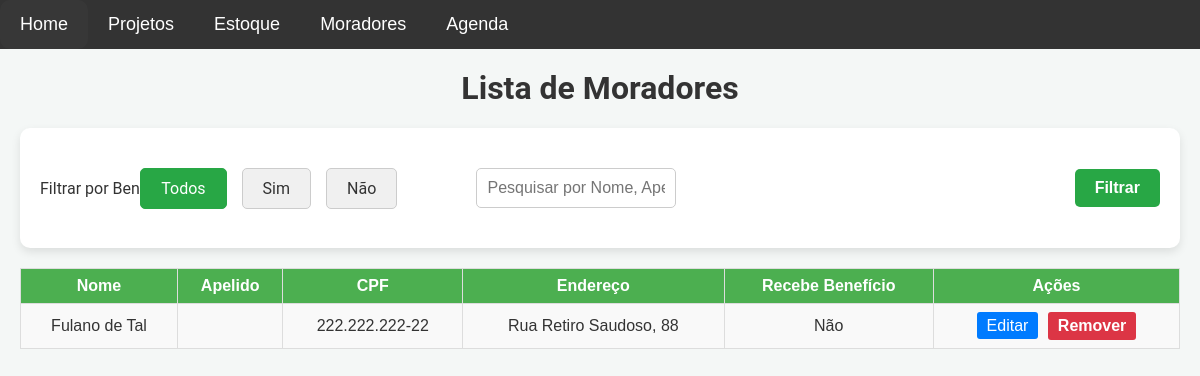
Before: /listar_moradores with the older database file.
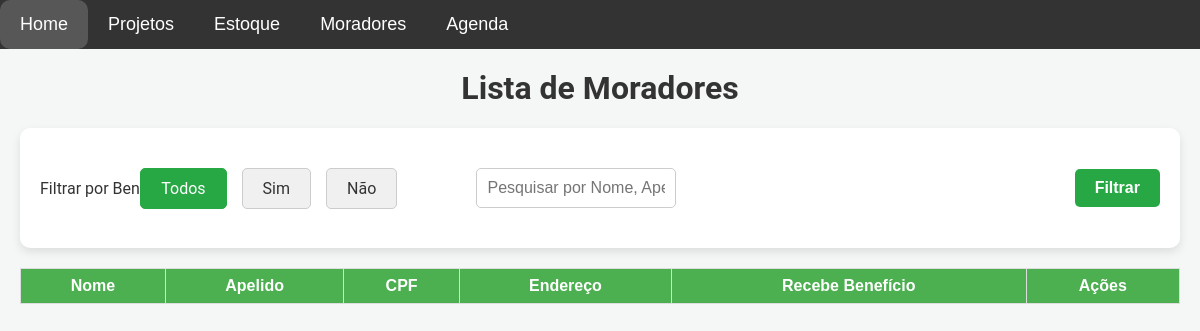
After: the same page with the newer database file.
### models.py (models this page shows)
class Morador(db.Model):
    id = db.Column(db.Integer, primary_key=True)
    nome = db.Column(db.String(100), nullable=False)
    cpf = db.Column(db.String(14), nullable=False, unique=True)  # CPF com formato XXX.XXX.XXX-XX
    apelido = db.Column(db.String(50), nullable=True)
    endereco = db.Column(db.String(200), nullable=False)
    beneficio = db.Column(db.Boolean, default=False)  # True para 'Sim', False para 'Não'

### app.py (the view)
@app.route('/listar_moradores', methods=['GET'])
def listar_moradores():
    beneficio_filtro = request.args.get('beneficio')
    busca = request.args.get('busca', '').strip()
    query = Morador.query
    if beneficio_filtro == 'sim':
        query = query.filter_by(beneficio=True)
    elif beneficio_filtro == 'nao':
        query = query.filter_by(beneficio=False)
    if busca:
        query = query.filter(
            Morador.nome.ilike(f'%{busca}%') |
            Morador.apelido.ilike(f'%{busca}%') |
            Morador.cpf.ilike(f'%{busca}%')
        )
    moradores = query.all()
    return render_template('listar_moradores.html', moradores=moradores)

### templates/listar_moradores.html (shortened to what this page needs)
{% extends 'base.html' %}
{% block content %}
    <h1>Lista de Moradores</h1>
    <form method="GET"  id="formmoradores">
        <label>Filtrar por Benefício:</label>
        <div class="filter-buttons">
            <label for="todos" class="btn-filter">Todos</label>
            <label for="sim" class="btn-filter">Sim</label>
            <label for="nao" class="btn-filter">Não</label>
        </div>
        <div class="search-bar_moradores">
            <input type="text" name="busca" placeholder="Pesquisar por Nome, Apelido ou CPF" value="{{ request.args.get('busca', '') }}">
        </div>
        <button type="submit" class="filter-button">Filtrar</button>
    </form>
    <table class="moradores-table">
        <thead>
            <tr>
                <th>Nome</th>
                <th>Apelido</th>
                <th>CPF</th>
                <th>Endereço</th>
                <th>Recebe Benefício</th>
                <th>Ações</th>
            </tr>
        </thead>
        <tbody>
            {% for morador in moradores %}
            <tr>
                <td>{{ morador.nome }}</td>
                <td>{{ morador.apelido or '' }}</td>
                <td>{{ morador.cpf }}</td>
                <td>{{ morador.endereco }}</td>
                <td>{{ 'Sim' if morador.beneficio else 'Não' }}</td>
                <td>
                    <a href="{{ url_for('editar_morador', morador_id=morador.id) }}" class="btn-editar">Editar</a>
                    <button class="btn-remover" data-morador-nome="{{ morador.nome }}" data-morador-apelido="{{ morador.apelido }}" data-url="{{ url_for('remover_morador', morador_id=morador.id) }}">Remover</button>
                </td>
            </tr>
            {% endfor %}
        </tbody>
    </table>
{% endblock %}

### templates/base.html (shortened to what this page needs)
<!DOCTYPE html>
<html lang="pt-BR">
<head>
    <link rel="stylesheet" href="{{ url_for('static', filename='css/style.css') }}">
</head>
<body>
    <nav class="navbar">
        <ul class="main-menu">
            <li><a href="{{ url_for('home') }}">Home</a></li>
            <li class="dropdown">
                <a href="javascript:void(0)" class="dropbtn">Projetos</a>
            </li>
            <li class="dropdown">
                <a href="javascript:void(0)" class="dropbtn">Estoque</a>
            </li>
            <li class="dropdown">
                <a href="javascript:void(0)" class="dropbtn">Moradores</a>
            </li>
            <li class="dropdown">
                <a href="javascript:void(0)" class="dropbtn">Agenda</a>
            </li>
        </ul>
    </nav>
    <div class="content">
        {% block content %}{% endblock %}
    </div>
</body>
</html>

### static/css/style.css (style rules this page uses)
body { font-family: 'Roboto', sans-serif; background-color: #f4f7f6; margin: 0; padding: 0; color: #333; }
h1, h3 { text-align: center; margin-top: 0; }
a { text-decoration: none; color: white; transition: background-color 0.3s ease; }
.content { padding: 20px; }
form { background-color: white; padding: 20px; border-radius: 10px; box-shadow: 0 4px 10px rgba(0, 0, 0, 0.1); margin-bottom: 20px; }
input[type="text"], input[type="date"], textarea, select { width: 100%; padding: 10px; margin: 10px 0; border: 1px solid #ccc; border-radius: 5px; font-size: 16px; box-sizing: border-box; }
form input[type="text"], form input[type="date"] { max-width: 200px; display: inline-block; margin-right: 10px; }
button, .btn { display: inline-block; padding: 10px 20px; background-color: #28a745; color: white; border: none; border-radius: 5px; font-size: 16px; font-weight: bold; cursor: pointer; transition: background-color 0.3s ease, color 0.3s ease; }
.btn-filter { padding: 10px 20px; background-color: #f0f0f0; color: #333; border: 1px solid #ccc; border-radius: 5px; margin: 0 5px; text-align: center; }
input[type="radio"]:checked + .btn-filter { background-color: #28a745; color: white; border-color: #28a745; }
.estoque-table, .moradores-table { width: 100%; border-collapse: collapse; margin-top: 20px; font-family: Arial, sans-serif; }
.estoque-table th, .estoque-table td, .moradores-table th, .moradores-table td { border: 1px solid #ddd; padding: 8px; text-align: center; }
.estoque-table th, .moradores-table th { background-color: #4CAF50; color: white; font-weight: bold; }
.navbar { background-color: #333; font-family: Arial, sans-serif; display: flex; align-items: center; position: relative; z-index: 1000; }
.navbar ul { list-style-type: none; margin: 0; padding: 0; display: flex; flex-wrap: wrap; }
.navbar ul li { position: relative; }
.navbar ul.main-menu > li > a { display: block; color: white; text-align: center; padding: 14px 20px; text-decoration: none; font-size: 18px; }
#formmoradores { display: flex; align-items: center; justify-content: space-between; flex-wrap: wrap; }
.search-bar_moradores { padding: 10px; width: 300px; margin-left: -20%; }
.filter-buttons { display: flex; gap: 5px; align-items: center; margin-left: -30%; }
.filter-button { padding: 10px 20px; background-color: #4CAF50; color: white; border: none; border-radius: 5px; font-size: 16px; cursor: pointer; }
.filter-button { padding: 10px 20px; font-size: 16px; border: none; border-radius: 5px; cursor: pointer; background-color: #28a745; color: white; }

Changed rows visible on the page:
removed Morador: nome "Fulano de Tal", cpf "222.222.222-22", endereco "Rua Retiro Saudoso, 88", beneficio "Não"
